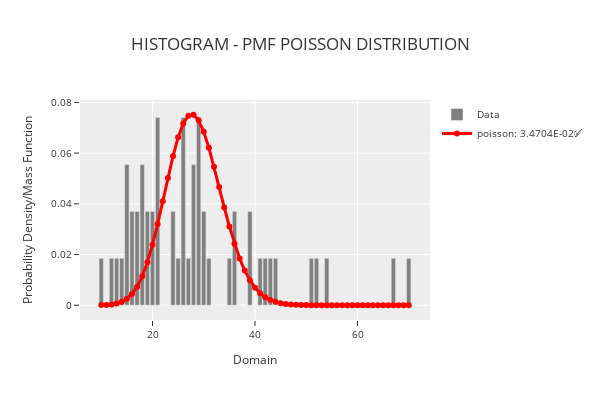

Write notebook code for a chart like this one.
### Code cell
phi.plot_distribution("poisson")
